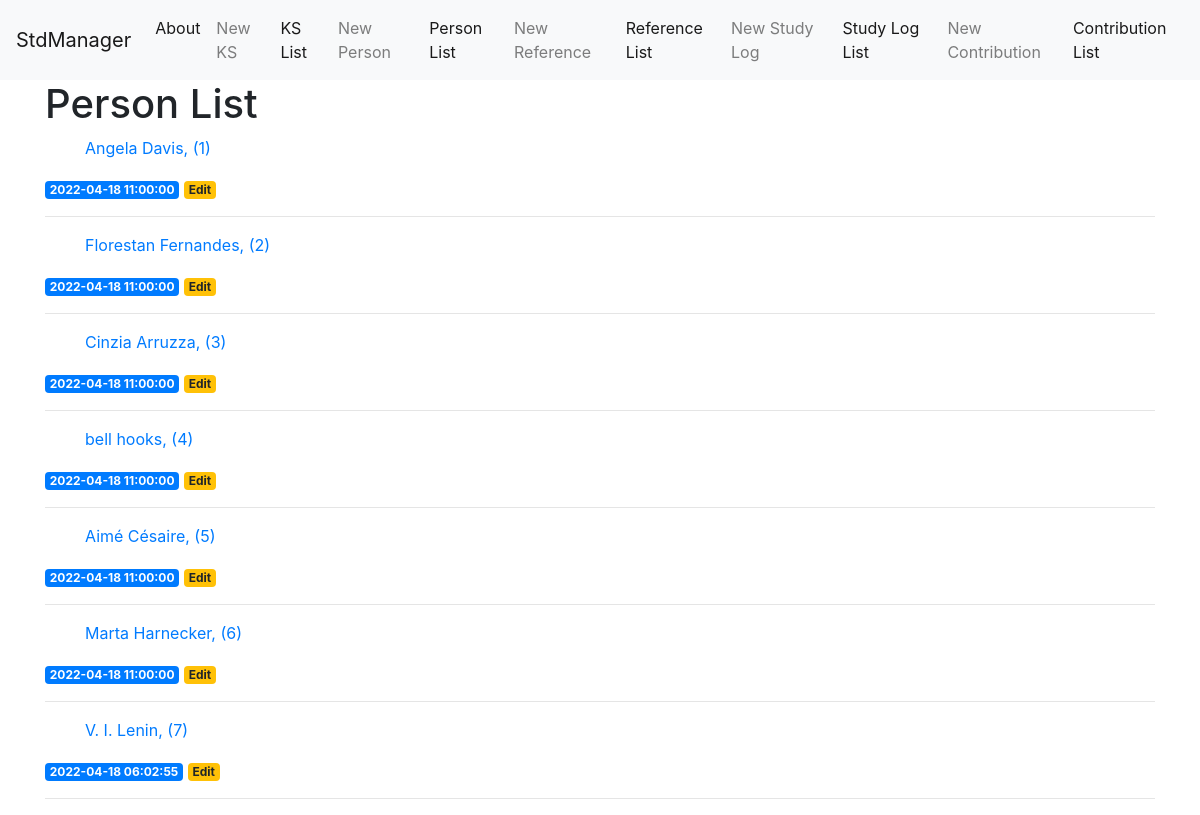
Before: /person-list with the older database file.
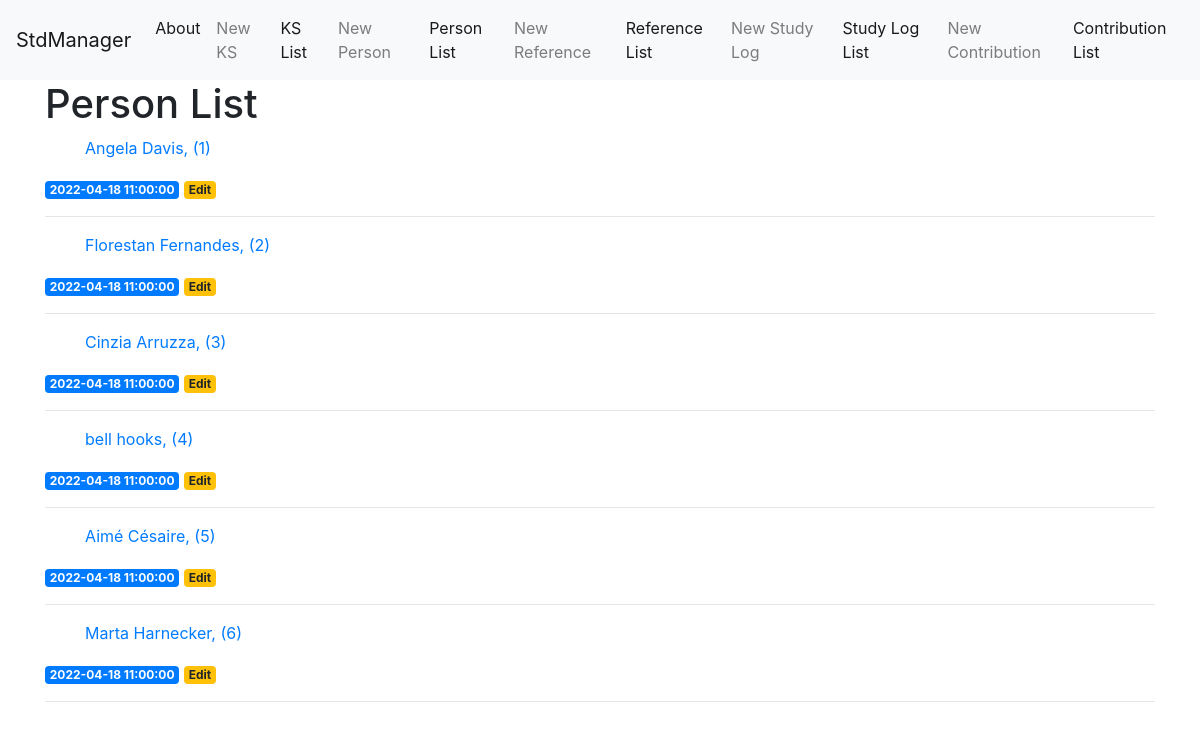
After: the same page with the newer database file.
### tables this page shows
CREATE TABLE person (
	person_id INTEGER PRIMARY KEY AUTOINCREMENT,
	person_created_at TIMESTAMP NOT NULL DEFAULT CURRENT_TIMESTAMP,
	person_name TEXT NOT NULL
);

### app.py (the view)
@app.route('/person-list')
def person_list():
    conn = get_db_connection()
    person = conn.execute('SELECT * FROM person').fetchall()
    conn.close()
    return render_template('person_list.html', person=person)

### app.py (called while the page is built)
def get_db_connection():
    conn = sqlite3.connect('database.db')
    conn.row_factory = sqlite3.Row
    return conn

### templates/person_list.html
{% extends 'base.html' %}
{% block content %}
    <h1>{% block title %} Person List {% endblock %}</h1>
    {% for p in person %}
        <a href="#">
            <ul>{{ p['person_name'] }}, ({{ p['person_id'] }})</ul>
        </a>
        <span class="badge badge-primary">{{ p['person_created_at'] }}</span>
        <a href="{{ url_for('person_edit', person_id=p['person_id']) }}">
            <span class="badge badge-warning">Edit</span>
        </a>
        <hr>
    {% endfor %}
{% endblock %}

Changed rows visible on the page:
removed person: person_name "V. I. Lenin", person_id "7", person_created_at "2022-04-18 06:02:55"
